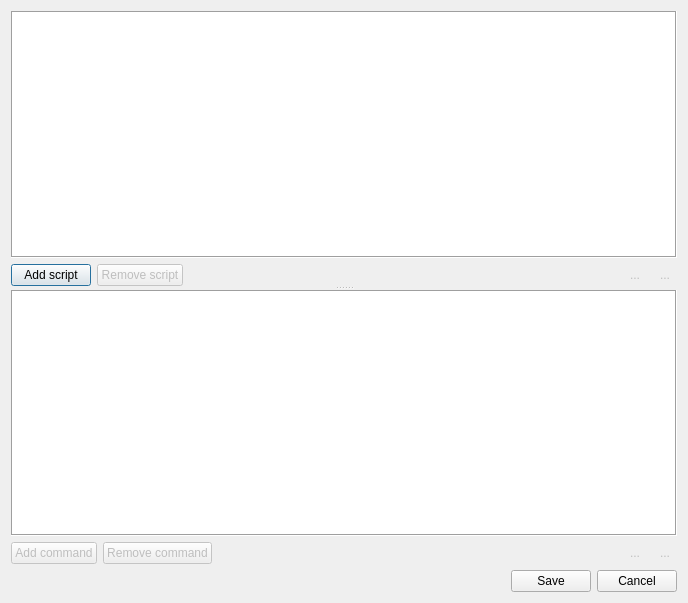
<?xml version="1.0" encoding="UTF-8"?>
<ui version="4.0">
 <class>ScriptDialog</class>
 <widget class="QDialog" name="ScriptDialog">
  <property name="geometry">
   <rect>
    <x>0</x>
    <y>0</y>
    <width>688</width>
    <height>603</height>
   </rect>
  </property>
  <property name="windowTitle">
   <string>Scripts</string>
  </property>
  <layout class="QVBoxLayout">
   <item>
    <widget class="QSplitter" name="splitter">
     <property name="orientation">
      <enum>Qt::Vertical</enum>
     </property>
     <widget class="QWidget" name="verticalLayoutWidget">
      <layout class="QVBoxLayout" name="_4">
       <item>
        <widget class="QTableView" name="viewScript">
         <property name="frameShape">
          <enum>QFrame::Box</enum>
         </property>
         <attribute name="horizontalHeaderVisible">
          <bool>true</bool>
         </attribute>
         <attribute name="horizontalHeaderStretchLastSection">
          <bool>true</bool>
         </attribute>
         <attribute name="verticalHeaderVisible">
          <bool>false</bool>
         </attribute>
        </widget>
       </item>
       <item>
        <layout class="QHBoxLayout" name="_5">
         <item>
          <widget class="QPushButton" name="btnAddScript">
           <property name="text">
            <string>Add script</string>
           </property>
          </widget>
         </item>
         <item>
          <widget class="QPushButton" name="btnRemoveScript">
           <property name="enabled">
            <bool>false</bool>
           </property>
           <property name="text">
            <string>Remove script</string>
           </property>
          </widget>
         </item>
         <item>
          <spacer name="horizontalSpacer_3">
           <property name="orientation">
            <enum>Qt::Horizontal</enum>
           </property>
           <property name="sizeHint" stdset="0">
            <size>
             <width>40</width>
             <height>20</height>
            </size>
           </property>
          </spacer>
         </item>
         <item>
          <widget class="QToolButton" name="btnScriptUp">
           <property name="enabled">
            <bool>false</bool>
           </property>
           <property name="text">
            <string>...</string>
           </property>
           <property name="icon">
            <iconset resource="../../resources/gui.qrc">
             <normaloff>:/icons/up.png</normaloff>:/icons/up.png</iconset>
           </property>
           <property name="autoRaise">
            <bool>true</bool>
           </property>
          </widget>
         </item>
         <item>
          <widget class="QToolButton" name="btnScriptDown">
           <property name="enabled">
            <bool>false</bool>
           </property>
           <property name="text">
            <string>...</string>
           </property>
           <property name="icon">
            <iconset resource="../../resources/gui.qrc">
             <normaloff>:/icons/down.png</normaloff>:/icons/down.png</iconset>
           </property>
           <property name="autoRaise">
            <bool>true</bool>
           </property>
          </widget>
         </item>
        </layout>
       </item>
      </layout>
     </widget>
     <widget class="QWidget" name="verticalLayoutWidget_2">
      <layout class="QVBoxLayout" name="_6">
       <item>
        <widget class="QTableView" name="viewCommand">
         <property name="frameShape">
          <enum>QFrame::Box</enum>
         </property>
         <attribute name="horizontalHeaderVisible">
          <bool>true</bool>
         </attribute>
         <attribute name="horizontalHeaderStretchLastSection">
          <bool>true</bool>
         </attribute>
         <attribute name="verticalHeaderVisible">
          <bool>false</bool>
         </attribute>
        </widget>
       </item>
       <item>
        <layout class="QHBoxLayout" name="_2">
         <property name="leftMargin">
          <number>0</number>
         </property>
         <property name="rightMargin">
          <number>0</number>
         </property>
         <item>
          <widget class="QPushButton" name="btnAddCommand">
           <property name="enabled">
            <bool>false</bool>
           </property>
           <property name="text">
            <string>Add command</string>
           </property>
          </widget>
         </item>
         <item>
          <widget class="QPushButton" name="btnRemoveCommand">
           <property name="enabled">
            <bool>false</bool>
           </property>
           <property name="text">
            <string>Remove command</string>
           </property>
          </widget>
         </item>
         <item>
          <spacer name="horizontalSpacer">
           <property name="orientation">
            <enum>Qt::Horizontal</enum>
           </property>
           <property name="sizeHint" stdset="0">
            <size>
             <width>40</width>
             <height>20</height>
            </size>
           </property>
          </spacer>
         </item>
         <item>
          <widget class="QToolButton" name="btnCommandUp">
           <property name="enabled">
            <bool>false</bool>
           </property>
           <property name="text">
            <string>...</string>
           </property>
           <property name="icon">
            <iconset resource="../../resources/gui.qrc">
             <normaloff>:/icons/up.png</normaloff>:/icons/up.png</iconset>
           </property>
           <property name="autoRaise">
            <bool>true</bool>
           </property>
          </widget>
         </item>
         <item>
          <widget class="QToolButton" name="btnCommandDown">
           <property name="enabled">
            <bool>false</bool>
           </property>
           <property name="text">
            <string>...</string>
           </property>
           <property name="icon">
            <iconset resource="../../resources/gui.qrc">
             <normaloff>:/icons/down.png</normaloff>:/icons/down.png</iconset>
           </property>
           <property name="autoRaise">
            <bool>true</bool>
           </property>
          </widget>
         </item>
        </layout>
       </item>
      </layout>
     </widget>
    </widget>
   </item>
   <item>
    <layout class="QHBoxLayout" name="_3">
     <property name="spacing">
      <number>6</number>
     </property>
     <property name="leftMargin">
      <number>0</number>
     </property>
     <property name="rightMargin">
      <number>0</number>
     </property>
     <property name="bottomMargin">
      <number>0</number>
     </property>
     <item>
      <spacer name="horizontalSpacer_2">
       <property name="orientation">
        <enum>Qt::Horizontal</enum>
       </property>
       <property name="sizeHint" stdset="0">
        <size>
         <width>40</width>
         <height>20</height>
        </size>
       </property>
      </spacer>
     </item>
     <item>
      <widget class="QPushButton" name="btnSave">
       <property name="text">
        <string>Save</string>
       </property>
      </widget>
     </item>
     <item>
      <widget class="QPushButton" name="btnCancel">
       <property name="text">
        <string>Cancel</string>
       </property>
      </widget>
     </item>
    </layout>
   </item>
  </layout>
 </widget>
 <resources>
  <include location="../../resources/gui.qrc"/>
 </resources>
 <connections/>
</ui>
